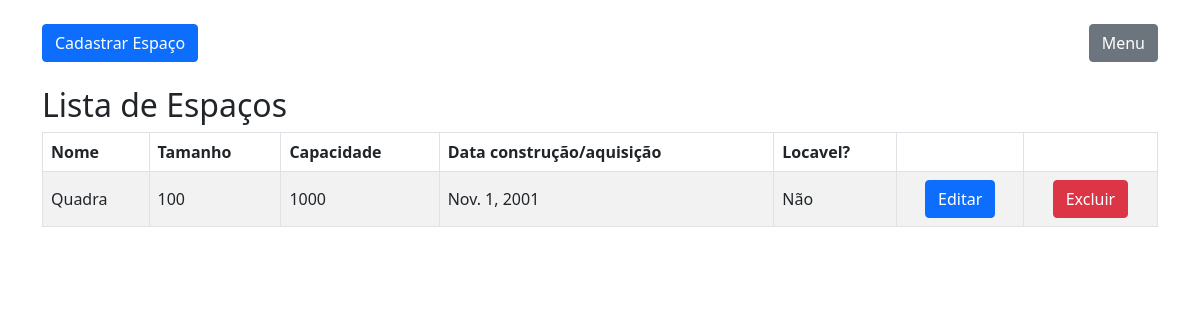
/espacos/, run on an earlier commit of the app's database.
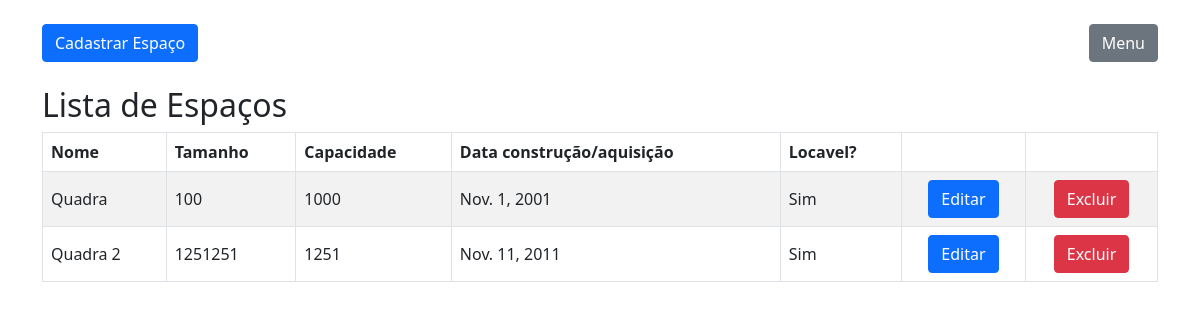
And on a later commit of the database.
### clube/models.py (models this page shows, shortened)
class EspacoLocavel(models.Model):
    nome = models.CharField(max_length=100)
    tamanho = models.IntegerField()
    capacidade_pessoas = models.IntegerField()
    data_construcao_aquisicao = models.DateField()
    locavel = models.BooleanField(default=True)

### clube/views.py (the view)
# urls.py: path('espacos/', EspacoListView.as_view(), name='espaco_list'),
class EspacoListView(ListView):
    model = EspacoLocavel
    template_name = 'espaco/espaco_list.html'

### clube/templates/espaco/espaco_list.html (shortened to what this page needs)
{% load crispy_forms_tags %}
<head>
    <link href="https://cdn.jsdelivr.net/npm/bootstrap@5.0.2/dist/css/bootstrap.min.css" rel="stylesheet">
</head>
<body>
    <br>
    <div class="container">
        <a class="btn btn-primary" href="{% url 'espaco_cadastrar' %}">Cadastrar Espaço</a>
        <a style="float: right;" class="btn btn-secondary" href="{% url 'index' %}">Menu</a>
        <br><br>
        <h2>Lista de Espaços</h2>
        <div class="table-responsive">
          <table class="table table-bordered table-striped">
            <thead>
              <tr>
                <th>Nome</th>
                <th>Tamanho</th>
                <th>Capacidade</th>
                <th>Data construção/aquisição</th>
                <th>Locavel?</th>
                <th></th>
                <th></th>
              </tr>
            </thead>
            <tbody>
              {% for espaco in object_list %}
                <tr style="vertical-align: middle;">
                  <td>{{ espaco.nome }}</td>
                  <td>{{ espaco.tamanho }}</td>
                  <td>{{ espaco.capacidade_pessoas }}</td>
                  <td>{{ espaco.data_construcao_aquisicao }}</td>
                  <td>{% if espaco.locavel %}Sim{% else %}Não{% endif %}</td>
                  <td style="text-align: center;" ><a class="btn btn-primary" href="{% url 'espaco_edit' pk=espaco.pk %}">Editar</a></td>
                  <td style="text-align: center;"><button type="button" class="btn btn-danger" data-bs-toggle="modal" data-bs-target="#confirmDeleteModal{{ espaco.id }}">
                    Excluir
                  </button></td>
                </tr>
              {% endfor %}
            </tbody>
          </table>
        </div>
</body>

What changed in the data, as far as the page shows it:
changed EspacoLocavel "Quadra": locavel "Não" → "Sim"
added EspacoLocavel: nome "Quadra 2", tamanho "1251251", capacidade_pessoas "1251", data_construcao_aquisicao "Nov. 11, 2011", locavel "Sim"
